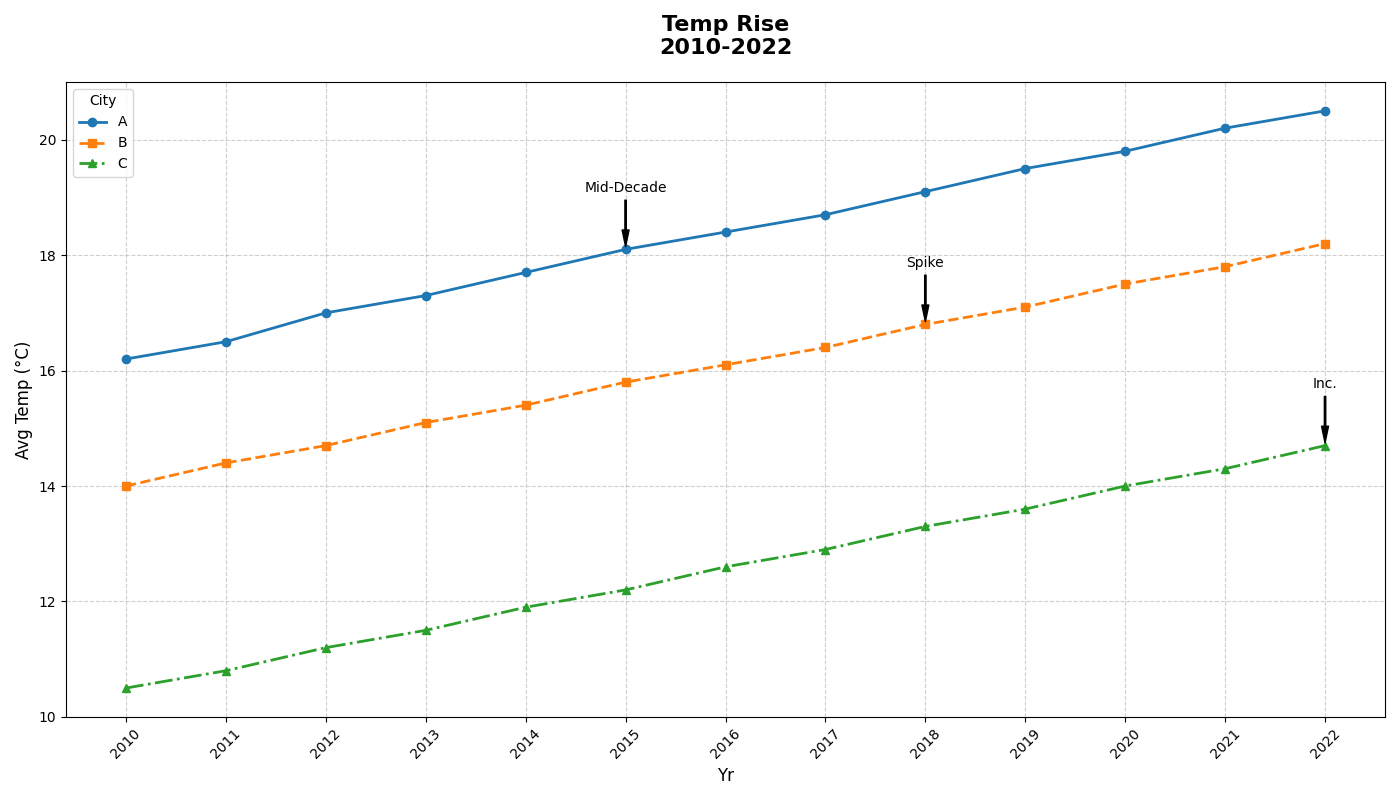

Write Python code to recreate this figure.
import matplotlib.pyplot as plt
import numpy as np

years = np.arange(2010, 2023)

city_A_temps = [16.2, 16.5, 17.0, 17.3, 17.7, 18.1, 18.4, 18.7, 19.1, 19.5, 19.8, 20.2, 20.5]
city_B_temps = [14.0, 14.4, 14.7, 15.1, 15.4, 15.8, 16.1, 16.4, 16.8, 17.1, 17.5, 17.8, 18.2]
city_C_temps = [10.5, 10.8, 11.2, 11.5, 11.9, 12.2, 12.6, 12.9, 13.3, 13.6, 14.0, 14.3, 14.7]

fig, ax = plt.subplots(figsize=(14, 8))

ax.plot(years, city_A_temps, marker='o', linestyle='-', color='#1f77b4', linewidth=2, label='A')
ax.plot(years, city_B_temps, marker='s', linestyle='--', color='#ff7f0e', linewidth=2, label='B')
ax.plot(years, city_C_temps, marker='^', linestyle='-.', color='#2ca02c', linewidth=2, label='C')

ax.set_title('Temp Rise\n2010-2022', fontsize=16, fontweight='bold', pad=20)
ax.set_xlabel('Yr', fontsize=12)
ax.set_ylabel('Avg Temp (°C)', fontsize=12)

ax.set_xticks(years)
ax.set_xticklabels(years, rotation=45)

ax.legend(title='City', loc='upper left', fontsize=10)

annotations = {
    2015: ("Mid-Decade", city_A_temps[5]),
    2018: ("Spike", city_B_temps[8]),
    2022: ("Inc.", city_C_temps[12]),
}

for year, (text, y_value) in annotations.items():
    ax.annotate(text, xy=(year, y_value), xytext=(year, y_value + 1),
                arrowprops=dict(facecolor='black', shrink=0.05, width=1, headwidth=5), fontsize=10, color='black', ha='center')

ax.grid(True, linestyle='--', alpha=0.6)

plt.tight_layout()

plt.show()
